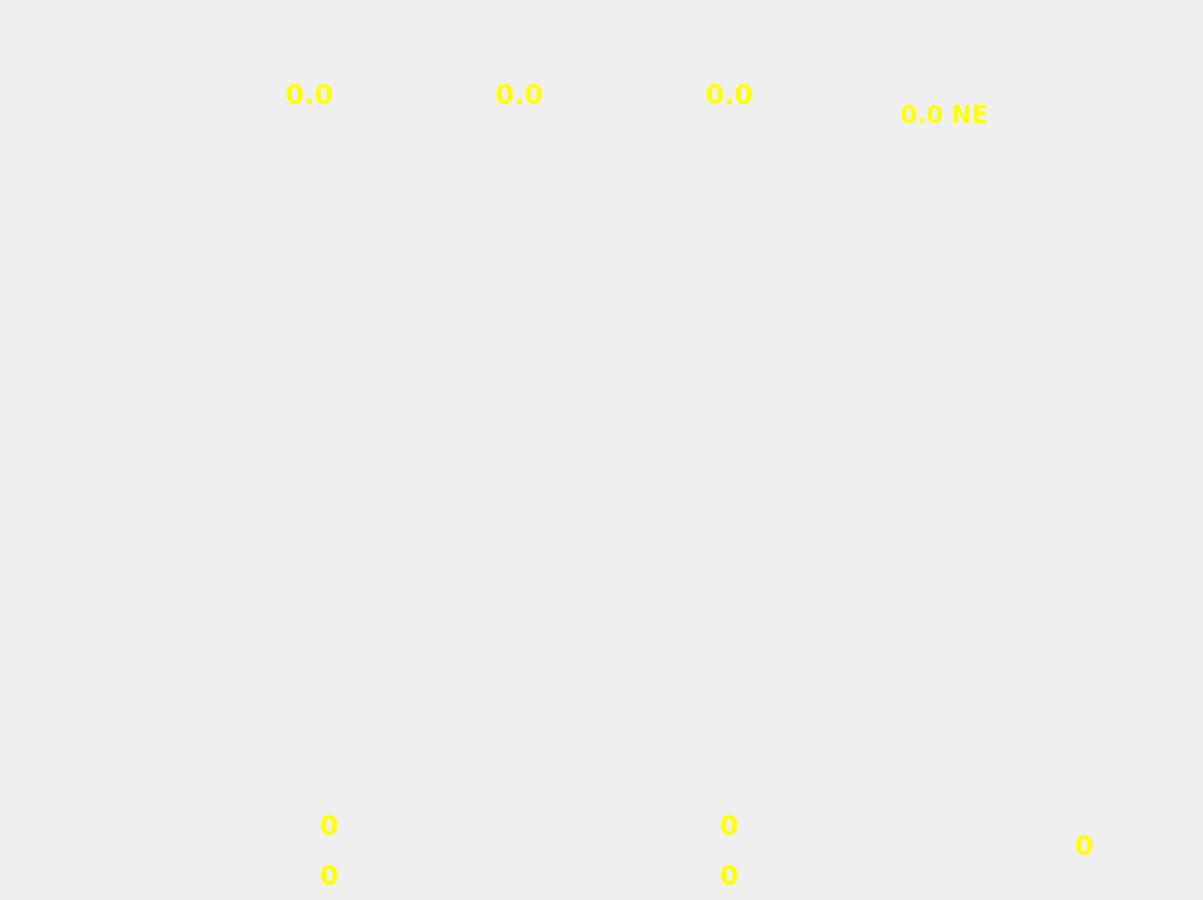
<?xml version="1.0" encoding="UTF-8"?>
<ui version="4.0">
 <class>MainWindow</class>
 <widget class="QMainWindow" name="MainWindow">
  <property name="geometry">
   <rect>
    <x>0</x>
    <y>0</y>
    <width>1203</width>
    <height>900</height>
   </rect>
  </property>
  <property name="windowTitle">
   <string>MainWindow</string>
  </property>
  <widget class="QWidget" name="HomePageParent">
   <property name="styleSheet">
    <string notr="true"/>
   </property>
   <layout class="QVBoxLayout" name="verticalLayout">
    <item>
     <widget class="QStackedWidget" name="stackedWidget">
      <property name="styleSheet">
       <string notr="true"/>
      </property>
      <property name="inputMethodHints">
       <set>Qt::ImhNone</set>
      </property>
      <property name="currentIndex">
       <number>2</number>
      </property>
      <widget class="QWidget" name="home_page">
       <property name="styleSheet">
        <string notr="true">QWidget#home_page{background-image: url('/home/pnt/manpack_ws/src/map_view/scripts/home_page.png'); background-repeat: no-repeat; background-position: center; }</string>
       </property>
       <widget class="QPushButton" name="Enter_Button">
        <property name="geometry">
         <rect>
          <x>750</x>
          <y>690</y>
          <width>72</width>
          <height>63</height>
         </rect>
        </property>
        <property name="styleSheet">
         <string notr="true">background-image: url('/home/pnt/manpack_ws/src/map_view/scripts/arrow-enter.png'); 
background-repeat: no-repeat; 
background-position: center;
border-style: none</string>
        </property>
        <property name="text">
         <string/>
        </property>
       </widget>
       <widget class="QLineEdit" name="Password_Line_Edit">
        <property name="geometry">
         <rect>
          <x>461</x>
          <y>698</y>
          <width>260</width>
          <height>40</height>
         </rect>
        </property>
        <property name="font">
         <font>
          <family>Bitstream Vera Sans</family>
          <pointsize>18</pointsize>
          <weight>75</weight>
          <bold>true</bold>
         </font>
        </property>
        <property name="whatsThis">
         <string>Password</string>
        </property>
        <property name="layoutDirection">
         <enum>Qt::LeftToRight</enum>
        </property>
        <property name="styleSheet">
         <string notr="true">background-color:transparent;
border-width: 5px;
border-style: outset;
border-color: yellow;
border-radius: 10px;
color: yellow;</string>
        </property>
        <property name="text">
         <string/>
        </property>
        <property name="alignment">
         <set>Qt::AlignCenter</set>
        </property>
        <property name="placeholderText">
         <string>Password</string>
        </property>
       </widget>
       <widget class="QLabel" name="Initializing_text">
        <property name="enabled">
         <bool>true</bool>
        </property>
        <property name="geometry">
         <rect>
          <x>480</x>
          <y>790</y>
          <width>221</width>
          <height>41</height>
         </rect>
        </property>
        <property name="font">
         <font>
          <family>Bitstream Vera Sans</family>
          <pointsize>18</pointsize>
          <weight>75</weight>
          <bold>true</bold>
         </font>
        </property>
        <property name="styleSheet">
         <string notr="true">color: rgb(252, 233, 79);</string>
        </property>
        <property name="text">
         <string>INITIALIZING...</string>
        </property>
        <property name="alignment">
         <set>Qt::AlignCenter</set>
        </property>
       </widget>
       <widget class="QLineEdit" name="User_ID_Line_Edit">
        <property name="geometry">
         <rect>
          <x>461</x>
          <y>621</y>
          <width>260</width>
          <height>40</height>
         </rect>
        </property>
        <property name="font">
         <font>
          <family>Bitstream Vera Sans</family>
          <pointsize>18</pointsize>
          <weight>75</weight>
          <bold>true</bold>
         </font>
        </property>
        <property name="whatsThis">
         <string>User_ID</string>
        </property>
        <property name="styleSheet">
         <string notr="true">background-color:transparent;
border-width: 5px;
border-style: outset;
border-color: yellow;
border-radius: 10px;
color: yellow;
placeholder{
color: yellow}
</string>
        </property>
        <property name="text">
         <string/>
        </property>
        <property name="alignment">
         <set>Qt::AlignCenter</set>
        </property>
        <property name="placeholderText">
         <string>User_ID</string>
        </property>
       </widget>
      </widget>
      <widget class="QWidget" name="config_page">
       <property name="styleSheet">
        <string notr="true">QWidget#config_page{background-image: url('/home/pnt/manpack_ws/src/map_view/scripts/config_page.png'); background-repeat: no-repeat; background-position: center; }</string>
       </property>
       <widget class="QLineEdit" name="Latitude_Line_Edit">
        <property name="geometry">
         <rect>
          <x>280</x>
          <y>330</y>
          <width>301</width>
          <height>31</height>
         </rect>
        </property>
        <property name="font">
         <font>
          <family>Bitstream Vera Sans</family>
          <pointsize>18</pointsize>
         </font>
        </property>
        <property name="styleSheet">
         <string notr="true">background-color: rgba(0, 0, 0, 0);
color: yellow;
border: 0px</string>
        </property>
        <property name="inputMethodHints">
         <set>Qt::ImhFormattedNumbersOnly|Qt::ImhPreferNumbers</set>
        </property>
        <property name="text">
         <string/>
        </property>
        <property name="alignment">
         <set>Qt::AlignCenter</set>
        </property>
       </widget>
       <widget class="QLineEdit" name="Longitude_Line_Edit">
        <property name="geometry">
         <rect>
          <x>280</x>
          <y>500</y>
          <width>301</width>
          <height>31</height>
         </rect>
        </property>
        <property name="font">
         <font>
          <family>Bitstream Vera Sans</family>
          <pointsize>18</pointsize>
         </font>
        </property>
        <property name="styleSheet">
         <string notr="true">background-color: rgba(0, 0, 0, 0);
color: yellow;
border: 0px</string>
        </property>
        <property name="text">
         <string/>
        </property>
        <property name="alignment">
         <set>Qt::AlignCenter</set>
        </property>
       </widget>
       <widget class="QLineEdit" name="Easting_Line_Edit">
        <property name="geometry">
         <rect>
          <x>800</x>
          <y>300</y>
          <width>301</width>
          <height>31</height>
         </rect>
        </property>
        <property name="font">
         <font>
          <family>Bitstream Vera Sans</family>
          <pointsize>18</pointsize>
         </font>
        </property>
        <property name="styleSheet">
         <string notr="true">background-color: rgba(0, 0, 0, 0);
color: yellow;
border: 0px</string>
        </property>
        <property name="text">
         <string/>
        </property>
        <property name="alignment">
         <set>Qt::AlignCenter</set>
        </property>
       </widget>
       <widget class="QLineEdit" name="Northing_Line_Edit">
        <property name="geometry">
         <rect>
          <x>800</x>
          <y>410</y>
          <width>301</width>
          <height>31</height>
         </rect>
        </property>
        <property name="font">
         <font>
          <family>Bitstream Vera Sans</family>
          <pointsize>18</pointsize>
         </font>
        </property>
        <property name="styleSheet">
         <string notr="true">background-color: rgba(0, 0, 0, 0);
color: yellow;
border: 0px</string>
        </property>
        <property name="text">
         <string/>
        </property>
        <property name="alignment">
         <set>Qt::AlignCenter</set>
        </property>
       </widget>
       <widget class="QPushButton" name="Load_Button">
        <property name="geometry">
         <rect>
          <x>330</x>
          <y>760</y>
          <width>161</width>
          <height>41</height>
         </rect>
        </property>
        <property name="styleSheet">
         <string notr="true">background-color: transparent; border: 0px</string>
        </property>
        <property name="text">
         <string/>
        </property>
       </widget>
       <widget class="QPushButton" name="Save_Button">
        <property name="geometry">
         <rect>
          <x>520</x>
          <y>760</y>
          <width>351</width>
          <height>41</height>
         </rect>
        </property>
        <property name="styleSheet">
         <string notr="true">background-color: transparent; border: 0px</string>
        </property>
        <property name="text">
         <string/>
        </property>
       </widget>
       <widget class="QPushButton" name="Cancel_Button">
        <property name="geometry">
         <rect>
          <x>900</x>
          <y>760</y>
          <width>161</width>
          <height>41</height>
         </rect>
        </property>
        <property name="styleSheet">
         <string notr="true">background-color: transparent; border: 0px</string>
        </property>
        <property name="text">
         <string/>
        </property>
       </widget>
       <widget class="QLineEdit" name="Stride_Length_Line_Edit">
        <property name="geometry">
         <rect>
          <x>520</x>
          <y>670</y>
          <width>351</width>
          <height>31</height>
         </rect>
        </property>
        <property name="font">
         <font>
          <family>Bitstream Vera Sans</family>
          <pointsize>18</pointsize>
         </font>
        </property>
        <property name="styleSheet">
         <string notr="true">background-color: rgba(0, 0, 0, 0);
color: yellow;
border: 0px</string>
        </property>
        <property name="text">
         <string/>
        </property>
        <property name="alignment">
         <set>Qt::AlignCenter</set>
        </property>
       </widget>
       <widget class="QLineEdit" name="Zone_Line_Edit">
        <property name="geometry">
         <rect>
          <x>800</x>
          <y>530</y>
          <width>301</width>
          <height>31</height>
         </rect>
        </property>
        <property name="font">
         <font>
          <family>Bitstream Vera Sans</family>
          <pointsize>18</pointsize>
         </font>
        </property>
        <property name="styleSheet">
         <string notr="true">background-color: rgba(0, 0, 0, 0);
color: yellow;
border: 0px</string>
        </property>
        <property name="text">
         <string/>
        </property>
        <property name="alignment">
         <set>Qt::AlignCenter</set>
        </property>
       </widget>
      </widget>
      <widget class="QWidget" name="map_page">
       <property name="styleSheet">
        <string notr="true">QWidget#map_page{background-image: url('/home/pnt/manpack_ws/src/map_view/scripts/map_page.png'); background-repeat: no-repeat; background-position: center; }</string>
       </property>
       <widget class="QLabel" name="Speed_Label">
        <property name="geometry">
         <rect>
          <x>230</x>
          <y>70</y>
          <width>141</width>
          <height>31</height>
         </rect>
        </property>
        <property name="font">
         <font>
          <family>Bitstream Vera Sans</family>
          <pointsize>20</pointsize>
          <weight>75</weight>
          <bold>true</bold>
         </font>
        </property>
        <property name="styleSheet">
         <string notr="true">color: yellow;</string>
        </property>
        <property name="text">
         <string>0.0</string>
        </property>
        <property name="alignment">
         <set>Qt::AlignCenter</set>
        </property>
       </widget>
       <widget class="QLabel" name="Distance_Label">
        <property name="geometry">
         <rect>
          <x>440</x>
          <y>70</y>
          <width>141</width>
          <height>31</height>
         </rect>
        </property>
        <property name="font">
         <font>
          <family>Bitstream Vera Sans</family>
          <pointsize>20</pointsize>
          <weight>75</weight>
          <bold>true</bold>
         </font>
        </property>
        <property name="styleSheet">
         <string notr="true">color: yellow;</string>
        </property>
        <property name="text">
         <string>0.0</string>
        </property>
        <property name="alignment">
         <set>Qt::AlignCenter</set>
        </property>
       </widget>
       <widget class="QLabel" name="Displacement_Label">
        <property name="geometry">
         <rect>
          <x>650</x>
          <y>70</y>
          <width>141</width>
          <height>31</height>
         </rect>
        </property>
        <property name="font">
         <font>
          <family>Bitstream Vera Sans</family>
          <pointsize>20</pointsize>
          <weight>75</weight>
          <bold>true</bold>
         </font>
        </property>
        <property name="styleSheet">
         <string notr="true">color: yellow;</string>
        </property>
        <property name="text">
         <string>0.0</string>
        </property>
        <property name="alignment">
         <set>Qt::AlignCenter</set>
        </property>
       </widget>
       <widget class="QLabel" name="Magnetic_Bearing_Label">
        <property name="geometry">
         <rect>
          <x>850</x>
          <y>90</y>
          <width>171</width>
          <height>31</height>
         </rect>
        </property>
        <property name="font">
         <font>
          <family>Bitstream Vera Sans</family>
          <pointsize>18</pointsize>
          <weight>75</weight>
          <bold>true</bold>
         </font>
        </property>
        <property name="styleSheet">
         <string notr="true">color: yellow;</string>
        </property>
        <property name="text">
         <string>0.0 NE</string>
        </property>
        <property name="alignment">
         <set>Qt::AlignCenter</set>
        </property>
       </widget>
       <widget class="QLabel" name="Waypoint_Direction_Label">
        <property name="geometry">
         <rect>
          <x>20</x>
          <y>0</y>
          <width>120</width>
          <height>120</height>
         </rect>
        </property>
        <property name="text">
         <string/>
        </property>
        <property name="pixmap">
         <pixmap>../../../../.designer/backup/blue.png</pixmap>
        </property>
        <property name="scaledContents">
         <bool>true</bool>
        </property>
       </widget>
       <widget class="QLabel" name="Current_Direction_Label">
        <property name="geometry">
         <rect>
          <x>20</x>
          <y>0</y>
          <width>120</width>
          <height>120</height>
         </rect>
        </property>
        <property name="text">
         <string/>
        </property>
        <property name="pixmap">
         <pixmap>../../../../.designer/backup/red.png</pixmap>
        </property>
        <property name="scaledContents">
         <bool>true</bool>
        </property>
       </widget>
       <widget class="QLabel" name="Latitude_Label">
        <property name="geometry">
         <rect>
          <x>220</x>
          <y>800</y>
          <width>201</width>
          <height>33</height>
         </rect>
        </property>
        <property name="font">
         <font>
          <family>Bitstream Vera Sans</family>
          <pointsize>20</pointsize>
          <weight>75</weight>
          <bold>true</bold>
         </font>
        </property>
        <property name="styleSheet">
         <string notr="true">color: yellow;</string>
        </property>
        <property name="text">
         <string>0</string>
        </property>
        <property name="alignment">
         <set>Qt::AlignCenter</set>
        </property>
       </widget>
       <widget class="QLabel" name="Longitude_Label">
        <property name="geometry">
         <rect>
          <x>220</x>
          <y>850</y>
          <width>201</width>
          <height>33</height>
         </rect>
        </property>
        <property name="font">
         <font>
          <family>Bitstream Vera Sans</family>
          <pointsize>20</pointsize>
          <weight>75</weight>
          <bold>true</bold>
         </font>
        </property>
        <property name="styleSheet">
         <string notr="true">color: yellow;</string>
        </property>
        <property name="text">
         <string>0</string>
        </property>
        <property name="alignment">
         <set>Qt::AlignCenter</set>
        </property>
       </widget>
       <widget class="QLabel" name="Easting_Label">
        <property name="geometry">
         <rect>
          <x>620</x>
          <y>800</y>
          <width>201</width>
          <height>33</height>
         </rect>
        </property>
        <property name="font">
         <font>
          <family>Bitstream Vera Sans</family>
          <pointsize>20</pointsize>
          <weight>75</weight>
          <bold>true</bold>
         </font>
        </property>
        <property name="styleSheet">
         <string notr="true">color: yellow;</string>
        </property>
        <property name="text">
         <string>0</string>
        </property>
        <property name="alignment">
         <set>Qt::AlignCenter</set>
        </property>
       </widget>
       <widget class="QLabel" name="Northing_Label">
        <property name="geometry">
         <rect>
          <x>620</x>
          <y>850</y>
          <width>201</width>
          <height>33</height>
         </rect>
        </property>
        <property name="font">
         <font>
          <family>Bitstream Vera Sans</family>
          <pointsize>20</pointsize>
          <weight>75</weight>
          <bold>true</bold>
         </font>
        </property>
        <property name="styleSheet">
         <string notr="true">color: yellow;</string>
        </property>
        <property name="text">
         <string>0</string>
        </property>
        <property name="alignment">
         <set>Qt::AlignCenter</set>
        </property>
       </widget>
       <widget class="QWidget" name="verticalLayoutWidget">
        <property name="geometry">
         <rect>
          <x>10</x>
          <y>179</y>
          <width>1171</width>
          <height>591</height>
         </rect>
        </property>
        <layout class="QVBoxLayout" name="Mapviz_Layout"/>
       </widget>
       <widget class="QLabel" name="Total_Steps_Label">
        <property name="geometry">
         <rect>
          <x>1020</x>
          <y>820</y>
          <width>111</width>
          <height>33</height>
         </rect>
        </property>
        <property name="font">
         <font>
          <family>Bitstream Vera Sans</family>
          <pointsize>20</pointsize>
          <weight>75</weight>
          <bold>true</bold>
         </font>
        </property>
        <property name="styleSheet">
         <string notr="true">color: yellow;</string>
        </property>
        <property name="text">
         <string>0</string>
        </property>
        <property name="alignment">
         <set>Qt::AlignCenter</set>
        </property>
       </widget>
      </widget>
     </widget>
    </item>
   </layout>
  </widget>
 </widget>
 <resources/>
 <connections/>
</ui>
